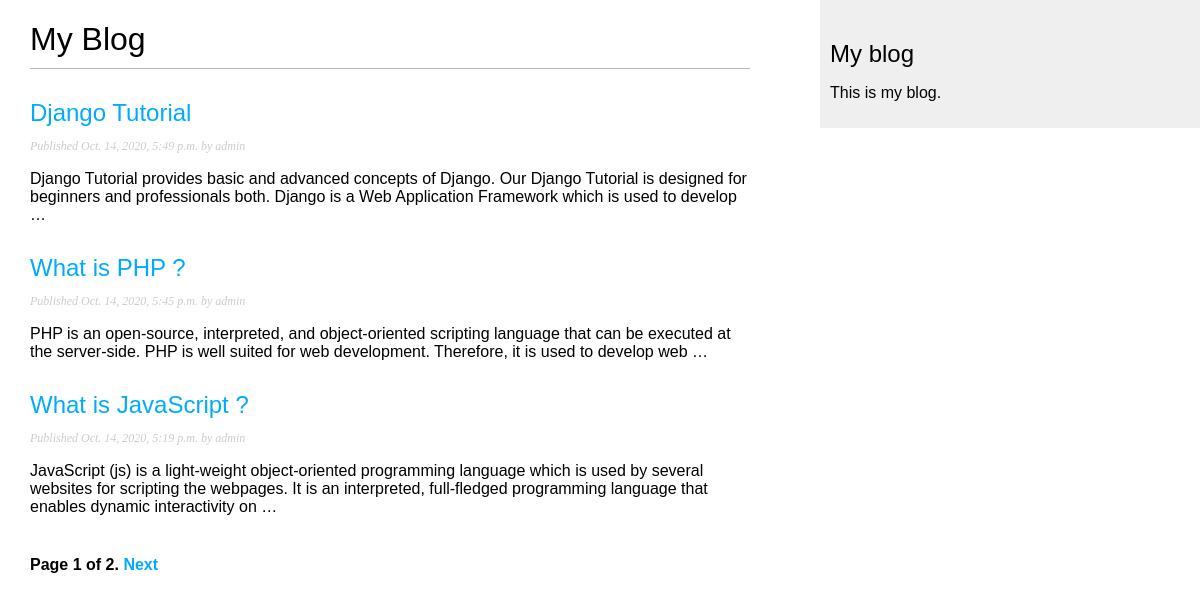
Screenshot of /blog/ with the database file from the repository.
### blog/models.py (models this page shows, shortened)
class Post(models.Model):
    STATUS_CHOICES = (
('draft', 'Draft'),
('published', 'Published'),
)
    title = models.CharField(max_length=250)
    slug = models.SlugField(max_length=250,
    unique_for_date='publish')
    author = models.ForeignKey(User,
    on_delete=models.CASCADE,
    related_name='blog_posts')
    body = models.TextField()
    publish = models.DateTimeField(default=timezone.now)
    created = models.DateTimeField(auto_now_add=True)
    updated = models.DateTimeField(auto_now=True)
    status = models.CharField(max_length=10,
    choices=STATUS_CHOICES,
    default='draft')
    def get_absolute_url(self):
        return reverse('blog:post_detail', args=[self.publish.year,
            self.publish.month,
            self.publish.day, self.slug])
    class Meta:
      ordering = ('-publish',)
    objects = models.Manager() # The default manager.
    published = PublishedManager() # Our custom manager.
    """
 Creating a comment system
Building a model
    """

### blog/views.py (the view)
# urls.py: path('', views.PostListView.as_view(), name='post_list'),
class PostListView(ListView):
    queryset = Post.published.all()
    context_object_name = 'posts'
    paginate_by = 3
    template_name = 'blog/post/list.html'

### blog/templates/blog/post/list.html (shortened to what this page needs)
{% extends "blog/base.html" %}
{% block content %}
<h1>My Blog</h1>
{% for post in posts %}
<h2>
<a href="{{ post.get_absolute_url }}">
{{ post.title }}
</a>
</h2>
<p class="date">
Published {{ post.publish }} by {{ post.author }}
</p>
{{ post.body|truncatewords:30|linebreaks }}
{% endfor %}
{% include "pagination.html" with page=page_obj %}
{% endblock %}

### blog/static/css/blog.css (style rules this page uses)
body { margin:0; padding:0; font-family:helvetica, sans-serif; }
a { color:#00abff; text-decoration:none; }
h1 { font-weight:normal; border-bottom:1px solid #bbb; padding:0 0 10px 0; }
h2 { font-weight:normal; margin:30px 0 0; }
p.date { color:#ccc; font-family: georgia, serif; font-size: 12px; font-style: italic; }

### rows the page displays
Post: title "Django Tutorial", publish "Oct. 14, 2020, 5:49 p.m.", author "admin", body "Django Tutorial provides basic and advanced concepts of Django. Our Django Tutorial is designed for beginners and professionals both. Django is a Web Application Framework which is used to develop …"
Post: title "What is PHP ?", publish "Oct. 14, 2020, 5:45 p.m.", author "admin", body "PHP is an open-source, interpreted, and object-oriented scripting language that can be executed at the server-side. PHP is well suited for web development. Therefore, it is used to develop web …"
Post: title "What is JavaScript ?", publish "Oct. 14, 2020, 5:19 p.m.", author "admin", body "JavaScript (js) is a light-weight object-oriented programming language which is used by several websites for scripting the webpages. It is an interpreted, full-fledged programming language that enables dynamic interactivity on …"

### other values shown
{{ page.number }} "1"
{{ page.paginator.num_pages }} "2"
